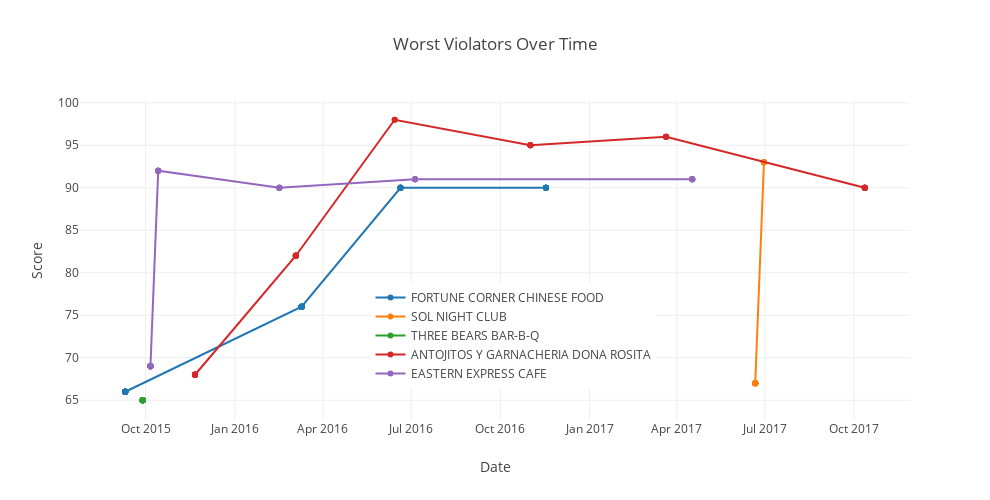

Notebook source saved alongside this figure:
### Markdown cell above
#### Plot The Worst Starting Resturants Over Time

### Code cell
init_notebook_mode(connected = True)
trace1 = go.Scatter(
    x = df_merged[df_merged.facility_name =='FORTUNE CORNER CHINESE FOOD'].activity_date,
    y = df_merged[df_merged.facility_name =='FORTUNE CORNER CHINESE FOOD'].score,
    mode = 'lines+markers',
    name = 'FORTUNE CORNER CHINESE FOOD'
)
trace2 = go.Scatter(
    x = df_merged[df_merged.facility_name =='SOL NIGHT CLUB'].activity_date,
    y = df_merged[df_merged.facility_name =='SOL NIGHT CLUB'].score,
    mode = 'lines+markers',
    name = 'SOL NIGHT CLUB'
)
trace3 = go.Scatter(
    x = df_merged[df_merged.facility_name =='THREE BEARS BAR-B-Q'].activity_date,
    y = df_merged[df_merged.facility_name =='THREE BEARS BAR-B-Q'].score,
    mode = 'lines+markers',
    name = 'THREE BEARS BAR-B-Q'
)
trace4 = go.Scatter(
    x = df_merged[df_merged.facility_name =='ANTOJITOS Y GARNACHERIA DONA ROSITA'].activity_date,
    y = df_merged[df_merged.facility_name =='ANTOJITOS Y GARNACHERIA DONA ROSITA'].score,
    mode = 'lines+markers',
    name = 'ANTOJITOS Y GARNACHERIA DONA ROSITA'
)
trace5 = go.Scatter(
    x = df_merged[df_merged.facility_name =='EASTERN EXPRESS CAFE'].activity_date,
    y = df_merged[df_merged.facility_name =='EASTERN EXPRESS CAFE'].score,
    mode = 'lines+markers',
    name = 'EASTERN EXPRESS CAFE'
)
data = [trace1,trace2,trace3,trace4,trace5]
layout = go.Layout(title = 'Worst Violators Over Time',
              xaxis = dict(title = 'Date'),
              yaxis = dict(title = 'Score'),
              width = 990,
              height = 500,
              legend = dict(x =.35, y =.1)
              )
fig = dict(data = data, layout = layout)
iplot(fig, filename = 'resturant')

### Figure 1 — Plotly figure (JSON) as saved in the notebook; plotly's stock layout.template omitted (floating-point values rounded to 4 significant figures)
{"data": [{"mode": "lines+markers", "name": "FORTUNE CORNER CHINESE FOOD", "type": "scatter", "uid": "0ad9973a-92a5-11e8-bb0b-34363bd04fca", "x": ["2015-09-10", "2015-09-10", "2015-09-10", "2015-09-10", "2015-09-10", "2015-09-10", "2015-09-10", "2015-09-10", "2015-09-10", "2015-09-10", "2015-09-10", "2015-09-10", "2015-09-10", "2015-09-10", "2015-09-10", "2015-09-10", "2015-09-10", "2015-09-10", "2015-09-10", "2015-09-10", "2015-09-10", "2016-03-10", "2016-03-10", "2016-03-10", "2016-03-10", "2016-03-10", "2016-03-10", "2016-03-10", "2016-03-10", "2016-03-10", "2016-03-10", "2016-03-10", "2016-03-10", "2016-03-10", "2016-03-10", "2016-03-10", "2016-03-10", "2016-03-10", "2016-06-20", "2016-06-20", "2016-06-20", "2016-06-20", "2016-06-20", "2016-06-20", "2016-06-20", "2016-06-20", "2016-06-20", "2016-11-17", "2016-11-17", "2016-11-17", "2016-11-17", "2016-11-17", "2016-11-17", "2016-11-17", "2016-11-17"], "y": [66, 66, 66, 66, 66, 66, 66, 66, 66, 66, 66, 66, 66, 66, 66, 66, 66, 66, 66, 66, 66, 76, 76, 76, 76, 76, 76, 76, 76, 76, 76, 76, 76, 76, 76, 76, 76, 76, 90, 90, 90, 90, 90, 90, 90, 90, 90, 90, 90, 90, 90, 90, 90, 90, 90]}, {"mode": "lines+markers", "name": "SOL NIGHT CLUB", "type": "scatter", "uid": "0adcfa1a-92a5-11e8-9cb8-34363bd04fca", "x": ["2017-06-21", "2017-06-21", "2017-06-21", "2017-06-21", "2017-06-21", "2017-06-21", "2017-06-21", "2017-06-21", "2017-06-21", "2017-06-21", "2017-06-21", "2017-06-21", "2017-06-21", "2017-06-21", "2017-06-21", "2017-06-21", "2017-06-30", "2017-06-30", "2017-06-30", "2017-06-30", "2017-06-30", "2017-06-30"], "y": [67, 67, 67, 67, 67, 67, 67, 67, 67, 67, 67, 67, 67, 67, 67, 67, 93, 93, 93, 93, 93, 93]}, {"mode": "lines+markers", "name": "THREE BEARS BAR-B-Q", "type": "scatter", "uid": "0add210c-92a5-11e8-a3c1-34363bd04fca", "x": ["2015-09-28", "2015-09-28", "2015-09-28", "2015-09-28", "2015-09-28", "2015-09-28", "2015-09-28", "2015-09-28", "2015-09-28", "2015-09-28", "2015-09-28", "2015-09-28", "2015-09-28", "2015-09-28", "2015-09-28", "2015-09-28", "2015-09-28", "2015-09-28", "2015-09-28", "2015-09-28", "2015-09-28", "2015-09-28", "2015-09-28"], "y": [65, 65, 65, 65, 65, 65, 65, 65, 65, 65, 65, 65, 65, 65, 65, 65, 65, 65, 65, 65, 65, 65, 65]}, {"mode": "lines+markers", "name": "ANTOJITOS Y GARNACHERIA DONA ROSITA", "type": "scatter", "uid": "0add22f6-92a5-11e8-a37b-34363bd04fca", "x": ["2015-11-21", "2015-11-21", "2015-11-21", "2015-11-21", "2015-11-21", "2015-11-21", "2015-11-21", "2015-11-21", "2015-11-21", "2015-11-21", "2015-11-21", "2015-11-21", "2015-11-21", "2015-11-21", "2015-11-21", "2015-11-21", "2015-11-21", "2015-11-21", "2015-11-21", "2015-11-21", "2015-11-21", "2015-11-21", "2016-03-04", "2016-03-04", "2016-03-04", "2016-03-04", "2016-03-04", "2016-03-04", "2016-03-04", "2016-03-04", "2016-03-04", "2016-03-04", "2016-06-14", "2016-06-14", "2016-11-01", "2016-11-01", "2016-11-01", "2016-11-01", "2016-11-01", "2017-03-21", "2017-03-21", "2017-03-21", "2017-03-21", "2017-10-12", "2017-10-12", "2017-10-12", "2017-10-12", "2017-10-12", "2017-10-12", "2017-10-12"], "y": [68, 68, 68, 68, 68, 68, 68, 68, 68, 68, 68, 68, 68, 68, 68, 68, 68, 68, 68, 68, 68, 68, 82, 82, 82, 82, 82, 82, 82, 82, 82, 82, 98, 98, 95, 95, 95, 95, 95, 96, 96, 96, 96, 90, 90, 90, 90, 90, 90, 90]}, {"mode": "lines+markers", "name": "EASTERN EXPRESS CAFE", "type": "scatter", "uid": "0add2486-92a5-11e8-ac98-34363bd04fca", "x": ["2015-10-06", "2015-10-06", "2015-10-06", "2015-10-06", "2015-10-06", "2015-10-06", "2015-10-06", "2015-10-06", "2015-10-06", "2015-10-06", "2015-10-06", "2015-10-06", "2015-10-06", "2015-10-06", "2015-10-06", "2015-10-06", "2015-10-06", "2015-10-06", "2015-10-14", "2015-10-14", "2015-10-14", "2015-10-14", "2015-10-14", "2015-10-14", "2015-10-14", "2016-02-16", "2016-02-16", "2016-02-16", "2016-02-16", "2016-02-16", "2016-02-16", "2016-07-05", "2016-07-05", "2016-07-05", "2016-07-05", "2016-07-05", "2017-04-17", "2017-04-17", "2017-04-17", "2017-04-17", "2017-04-17", "2017-04-17", "2017-04-17"], "y": [69, 69, 69, 69, 69, 69, 69, 69, 69, 69, 69, 69, 69, 69, 69, 69, 69, 69, 92, 92, 92, 92, 92, 92, 92, 90, 90, 90, 90, 90, 90, 91, 91, 91, 91, 91, 91, 91, 91, 91, 91, 91, 91]}], "layout": {"height": 500, "legend": {"x": 0.35, "y": 0.1}, "title": "Worst Violators Over Time", "width": 990, "xaxis": {"title": "Date"}, "yaxis": {"title": "Score"}}}
